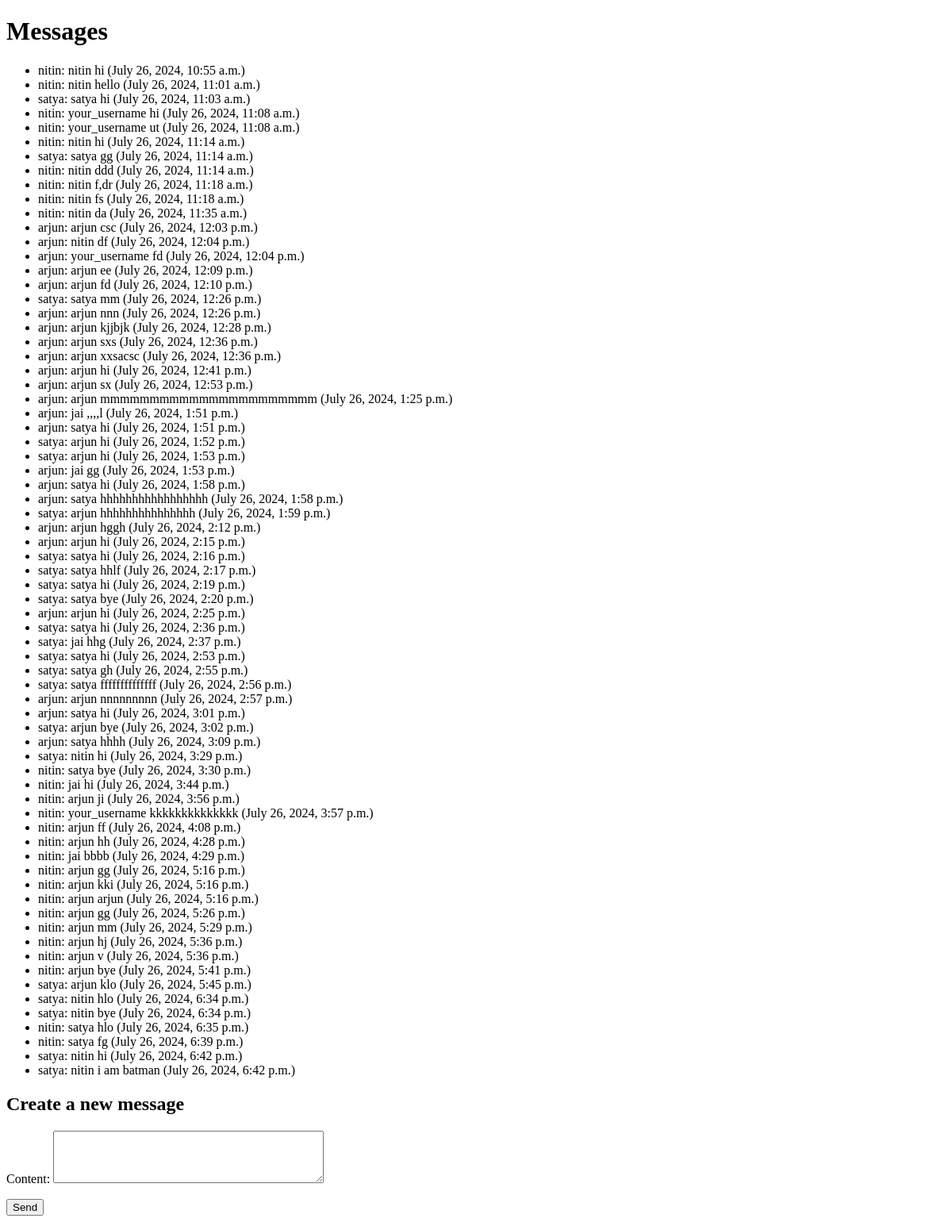
Before: /messages/ (signed in) with the older database file.
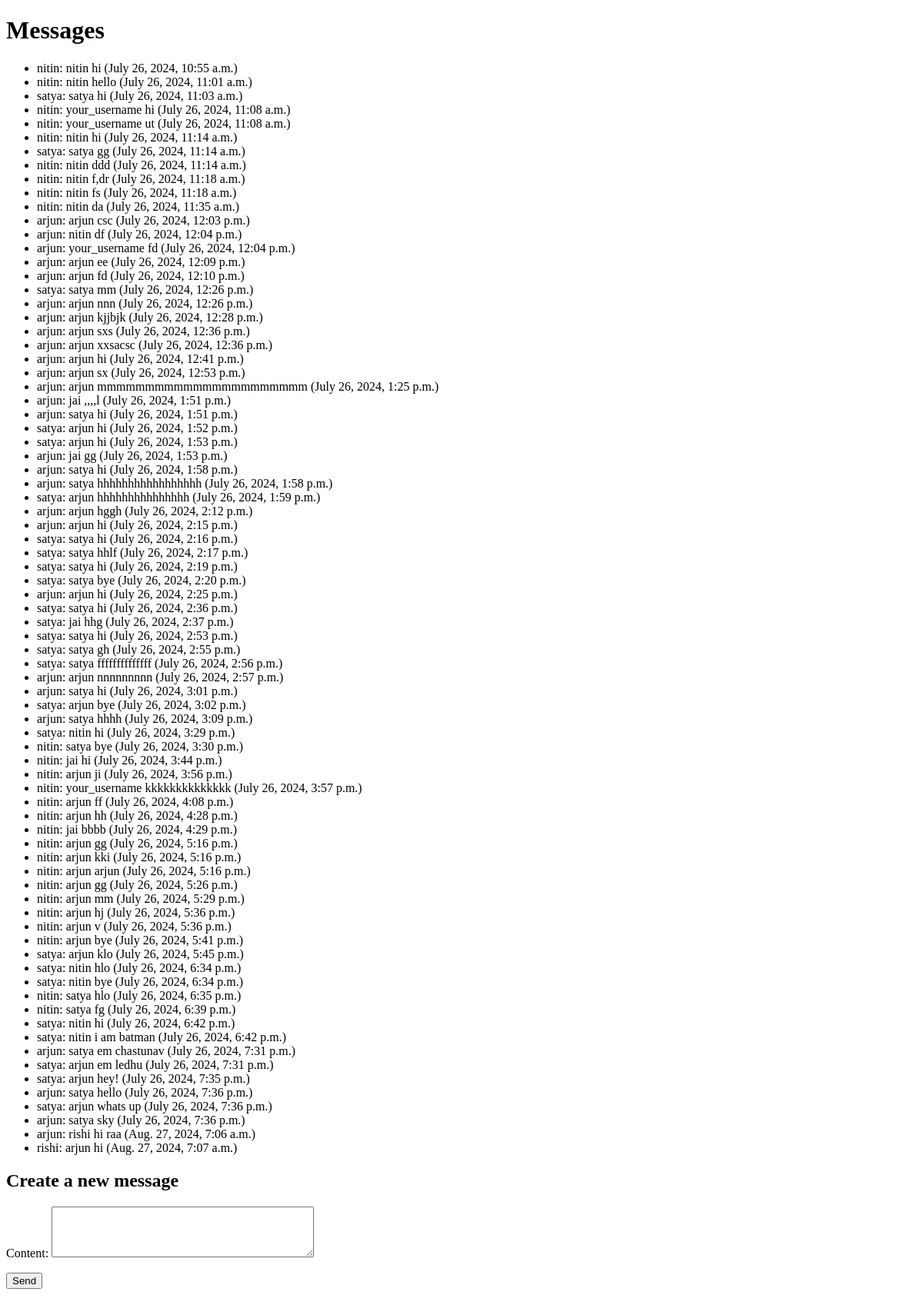
After: the same page with the newer database file.
### chat/models.py (models this page shows, shortened)
class Message(models.Model):
    sender = models.ForeignKey(User, related_name='sent_messages', on_delete=models.CASCADE)
    receiver = models.ForeignKey(User, related_name='received_messages', on_delete=models.CASCADE)
    content = models.TextField()
    timestamp = models.DateTimeField(default=timezone.now)
    class Meta:
        ordering = ['timestamp']

### chat/views.py (the view)
# urls.py: path('messages/', message_list_create_view, name='message_list_create'),
@login_required
def message_list_create_view(request):
    if request.method == 'POST':
        form = MessageForm(request.POST)
        if form.is_valid():
            message = form.save(commit=False)
            message.sender = request.user
            message.receiver = recipient
            message.save()
            return redirect('message_list_create')
    else:
        form = MessageForm()
    messages = Message.objects.all()
    return render(request, 'chat/message_list_create.html', {'messages': messages, 'form': form})

### chat/forms.py
class MessageForm(forms.ModelForm):
    class Meta:
        model = Message
        fields = ['content']
        widgets = {
            'content': forms.Textarea(attrs={'class': 'form-control', 'rows': 4}),
        }

### chat/templates/chat/message_list_create.html (shortened to what this page needs)
<!DOCTYPE html>
<html lang="en">
<head>
</head>
<body>
    <h1>Messages</h1>
    <ul>
        {% for message in messages %}
            <li>{{ message.sender }}: {{ message.receiver }}  {{ message.content }} ({{ message.timestamp }})</li>
        {% endfor %}
    </ul>
    <h2>Create a new message</h2>
    <form method="post">
        {{ form.as_p }}
        <button type="submit">Send</button>
    </form>
</body>
</html>

Changed rows visible on the page:
added Message: sender "arjun", receiver "satya", content "em chastunav", timestamp "July 26, 2024, 7:31 p.m."
added Message: sender "satya", receiver "arjun", content "em ledhu", timestamp "July 26, 2024, 7:31 p.m."
added Message: sender "satya", receiver "arjun", content "hey!", timestamp "July 26, 2024, 7:35 p.m."
added Message: sender "arjun", receiver "satya", content "hello", timestamp "July 26, 2024, 7:36 p.m."
added Message: sender "satya", receiver "arjun", content "whats up", timestamp "July 26, 2024, 7:36 p.m."
added Message: sender "arjun", receiver "satya", content "sky", timestamp "July 26, 2024, 7:36 p.m."
added Message: sender "arjun", receiver "rishi", content "hi raa", timestamp "Aug. 27, 2024, 7:06 a.m."
added Message: sender "rishi", receiver "arjun", content "hi", timestamp "Aug. 27, 2024, 7:07 a.m."
